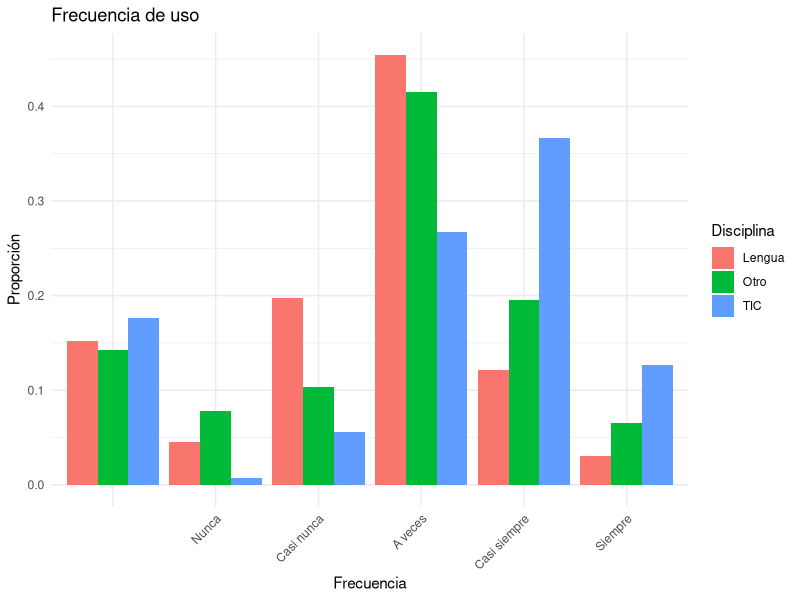
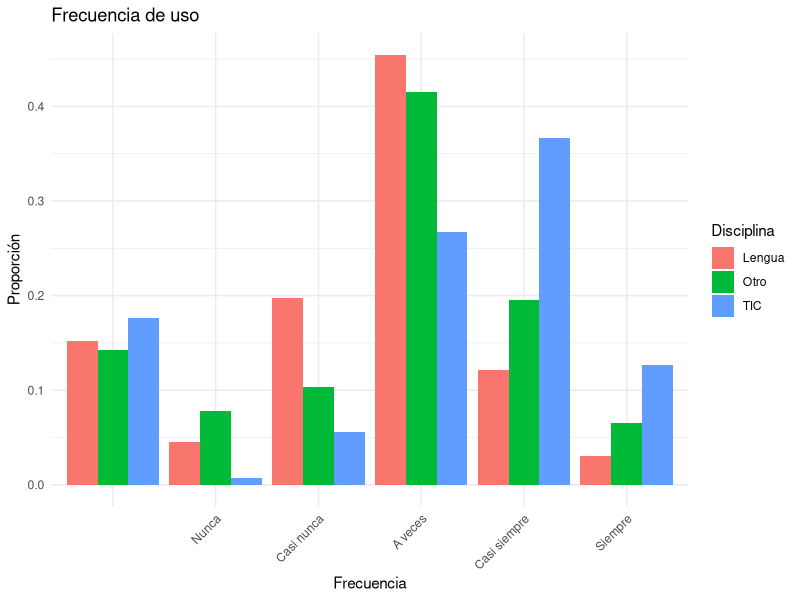

Generate these figures, in order, with R:
library(ggplot2)
library(dplyr)

frecuencias_data <- read.csv("data/frecuencias.csv", header = TRUE, sep = ";")

porcentajes_data <-  frecuencias_data %>% group_by(Disciplina,Frecuencia) %>%
  summarise(Número = n()) %>%
  mutate(Proporción = Número / sum(Número))

# reorder the levels of 'Frecuencia' for better visualization first none, then Nunca, then Casi nunca, then A veces, then Casi Siempre, then Siempre
porcentajes_data$Frecuencia <- factor(porcentajes_data$Frecuencia,
                                      levels = c("", "Nunca", "Casi nunca", "A veces", "Casi siempre", "Siempre"))

ggplot(porcentajes_data, aes(x=Frecuencia, fill=Disciplina, y = Proporción)) +
  geom_bar( stat="identity", position="dodge") +
  labs(title="Frecuencia de uso", x="Frecuencia", y="Proporción") +
  theme_minimal() +
  theme(axis.text.x = element_text(angle = 45, hjust = 1))
ggsave("figures/frecuencias.png", width = 10, height = 6)

frecuencia_tabla <- table( frecuencias_data$Frecuencia, frecuencias_data$Disciplina)
chisq_frecuencia <- chisq.test(frecuencia_tabla)
